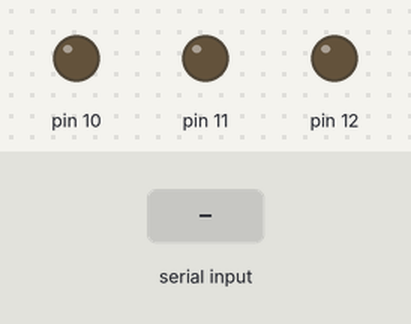
A sketch run on a simulated Arduino Uno, built with avr-gcc and run on an emulated ATmega328P. Parts: output pins drawn as LEDs (lit = HIGH). Inputs (shaded band) come from the test bench. What the sketch prints to the serial monitor is not drawn.

Above: at 1.2 s.
1.3 s: "r" received over Serial
At 2.3 s:
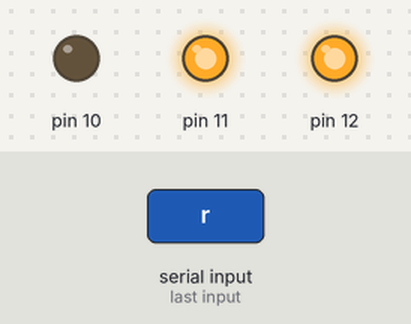
2.8 s: "b" received over Serial
At 3.9 s:
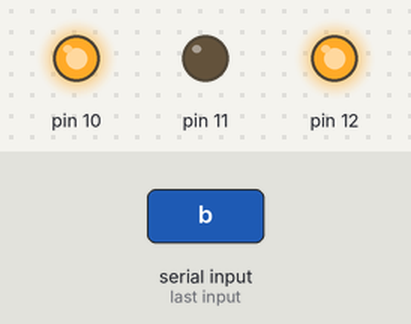
4.8 s: "g" received over Serial
At 6.6 s:
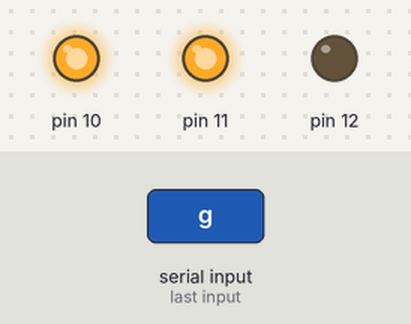
Timing chart, 0 to 8.1 s (numbered marks = the images above; inputs shaded):
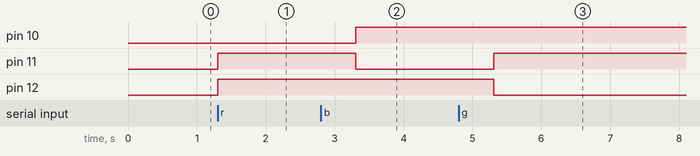

The sketch:

RGB_CHAR.ino
```cpp
char ch;
void setup()
{
    Serial.begin(9600);
    pinMode(10, OUTPUT);
    pinMode(11, OUTPUT);
    pinMode(12, OUTPUT);
}
void loop()
{
    if (Serial.available() > 0)
        ch = Serial.read();
    Serial.println(ch);
    if (ch == 114)
    {

        digitalWrite(10, LOW);
        digitalWrite(11, HIGH);
        digitalWrite(12, HIGH);
        delay(1000);
    }
    if (ch == 98)
    {
        digitalWrite(10, HIGH);
        digitalWrite(11, LOW);
        digitalWrite(12, HIGH);
        delay(1000);
    }
    if (ch == 103)
    {
        digitalWrite(10, HIGH);
        digitalWrite(11, HIGH);
        digitalWrite(12, LOW);
        delay(1000);
    }
}
```

Measured:
- after the input at 1.3 s, pin 11, pin 12: LOW → HIGH at once
- after the input at 2.8 s, pin 10: LOW → HIGH after 0.51 s; pin 11: HIGH → LOW after 0.51 s
- after the input at 4.8 s, pin 11: LOW → HIGH after 0.51 s; pin 12: HIGH → LOW after 0.51 s
